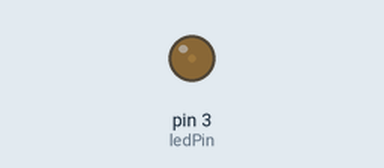
This program was run on a simulated Raspberry Pi (header pin numbers). On the bench: output pins drawn as LEDs (lit = HIGH).

Above: at 0.05 s.
At 0.9 s:
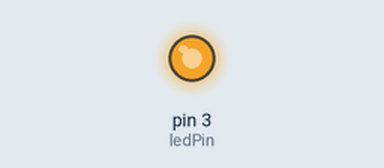
At 1.3 s:
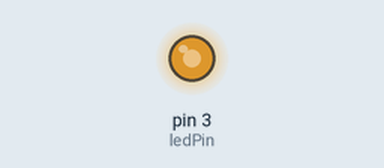
At 1.75 s:
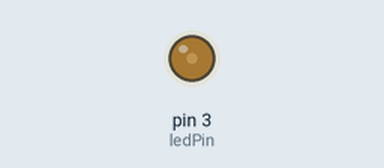
Timing chart, 0 to 4.6 s (numbered marks = the images above):
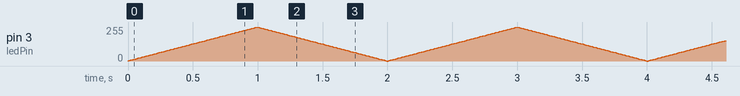

The program:

pwm-fadeinout.py
```python
import RPi.GPIO as gpio;
import time;

gpio.setmode(gpio.BOARD);

ledPin = 3;

gpio.setup(ledPin, gpio.OUT);

ledPwm = gpio.PWM(ledPin, 500);

dutyCycle = 0;

reverse = False;

ledPwm.start(dutyCycle);

while True:

    if dutyCycle == 100:
        reverse = True;
    if dutyCycle == 0:
        reverse = False;

    increment = 0;

    if reverse == True:
        increment = -1;
    else:
        increment = 1;

    dutyCycle = dutyCycle + increment;
    ledPwm.ChangeDutyCycle(dutyCycle);
    time.sleep(0.01);
```
